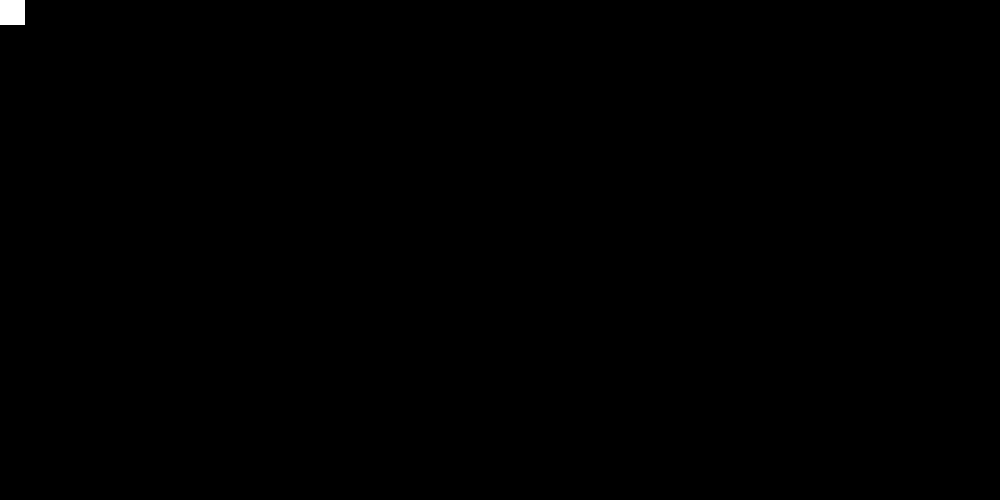
Frame 1 (no input)
Frame 60 (the mouse pressed at the canvas centre just before this capture): identical to frame 1, image omitted
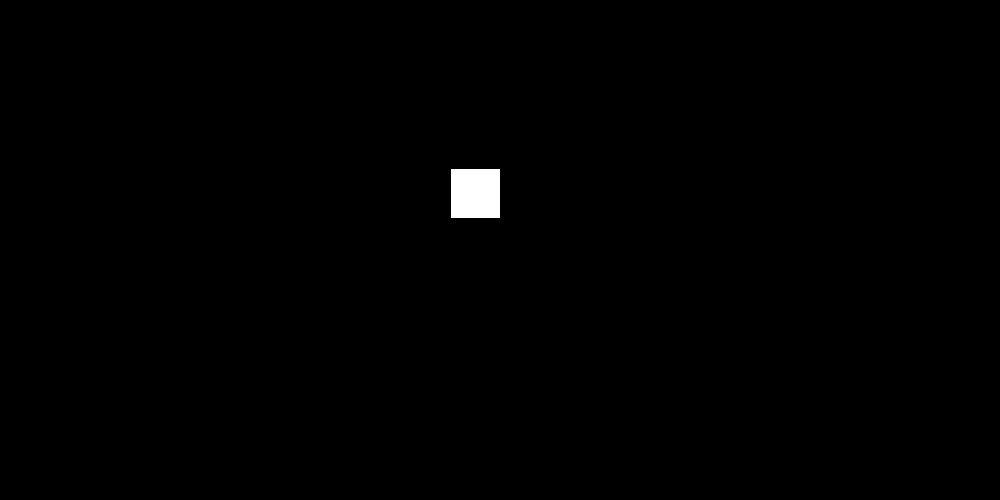
Frame 120 (the mouse held since frame 60 and released just before this capture)

The Processing sketch that drew these frames (run headless with seeded random() and noise(); from frame 60 on, the mouse is pressed at the canvas centre):

// Processing sketch: week1_hw_FollowTheMouse
// ── week1_hw_FollowTheMouse.pde
//80 points: Program an object that moves to your mouse over time.
//30 points: Have the object move over 3 seconds, no matter what the distance is
//20 points: Have the object ease in to your mouse position

float xPos = 0, yPos = 0;
float xEasing = .05, yEasing = .025;

void setup() {
  size(1000, 500);
  frameRate(25);
}

void draw() {  
  background(0);
  fill(255);
  rectMode(CENTER);
  rect(xPos, yPos, 50, 50);
  float X = mouseX - xPos;
  xPos += X * xEasing;
  float Y = mouseY - yPos;
  yPos += Y * yEasing;
}
